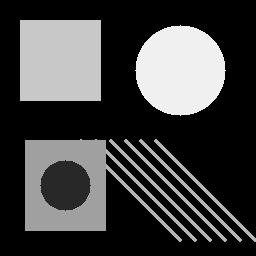
#> input picture data/original/geometric_shapes.png, 256 x 256 px
$ python demo_phase3.py
#> lines starting #> are read from the running program, lines starting #| are printed output that depends on the picture
### src/image_io.py
"""
Image Input/Output and Display Utilities.

Provides reliable loading, saving, and plotting of images across formats (PNG, JPG, BMP, TIFF),
ensuring explicit channel order (RGB vs OpenCV BGR) and strict data type/range control.

OpenCV Usage Policy:
OpenCV is used here strictly for file system I/O (imread, imwrite) and color conversions
(BGR <-> RGB), complying with the academic policy that library functions assist I/O
without replacing custom restoration algorithms.
"""

import os
from pathlib import Path
from typing import List, Optional, Tuple, Union

import cv2
import matplotlib.pyplot as plt
import numpy as np

from src.utils.image_helpers import to_float, to_uint8
from src.utils.validation import validate_image, is_valid_grayscale, is_valid_rgb


def load_image(
    path: Union[str, Path],
    as_gray: bool = False,
    to_normalized_float: bool = False,
) -> np.ndarray:
    """
    Load an image from disk.

    Parameters
    ----------
    path : str or Path
        Path to the target image file.
    as_gray : bool, default=False
        If True, loads image as a 2D grayscale array.
        If False, loads image as an RGB array (H, W, 3).
    to_normalized_float : bool, default=False
        If True, converts pixel values to float64 in range [0.0, 1.0].
        If False, keeps native uint8 representation in range [0, 255].

    Returns
    -------
    np.ndarray
        Loaded image array.

    Raises
    ------
    FileNotFoundError
        If the file does not exist on disk.
    ValueError
        If the file could not be decoded by OpenCV.
    """
#> called with as_gray = True, to_normalized_float = False
    path_obj = Path(path).resolve()
    if not path_obj.exists():
        raise FileNotFoundError(f"Image file not found: {path_obj}")

    # Read using OpenCV
    # Note: cv2.imread loads color images in BGR format
    if as_gray:
        img = cv2.imread(str(path_obj), cv2.IMREAD_GRAYSCALE)
#> img is the input picture: shape (256, 256); min 0, max 240, mean 65.6
    else:
        img = cv2.imread(str(path_obj), cv2.IMREAD_COLOR)

    if img is None:
        raise ValueError(f"Failed to read/decode image: {path_obj}. File may be corrupted or unsupported.")

    # Convert BGR to RGB for 3D color images
    if not as_gray and img.ndim == 3 and img.shape[2] == 3:
        img = cv2.cvtColor(img, cv2.COLOR_BGR2RGB)

    validate_image(img, allow_color=not as_gray, require_2d=as_gray)

    if to_normalized_float:
        img = to_float(img)

    return img


def save_image(
    path: Union[str, Path],
    image: np.ndarray,
) -> Path:
    """
    Save an image array to disk.

    Handles floating-point images by safely converting them to uint8 [0, 255]
    and converts RGB back to OpenCV's BGR order before writing.

    Parameters
    ----------
    path : str or Path
        Destination path where image will be saved.
    image : np.ndarray
        Image array to write (uint8 or normalized float, grayscale or RGB).

    Returns
    -------
    Path
        Resolved path of the saved file.

    Raises
    ------
    ValueError
        If image array is invalid or write operation fails.
    """
    validate_image(image)

    path_obj = Path(path).resolve()
    path_obj.parent.mkdir(parents=True, exist_ok=True)

    # Ensure image is in uint8 format for standard file storage
    uint8_img = to_uint8(image, clip=True)

    # Convert RGB -> BGR for OpenCV imwrite
    if uint8_img.ndim == 3 and uint8_img.shape[2] == 3:
        save_array = cv2.cvtColor(uint8_img, cv2.COLOR_RGB2BGR)
    else:
        save_array = uint8_img

    success = cv2.imwrite(str(path_obj), save_array)
    if not success:
        raise ValueError(f"Failed to write image to {path_obj}")

    return path_obj


# [132 lines left out: functions display_image, display_comparison, not called in this run]

### src/utils/validation.py
"""
Validation utilities for image arrays and processing parameters.

This module provides validation checks to guarantee that image arrays
passed to classical DIP algorithms conform to strict representations:
    1. Grayscale: 2D NumPy array of shape (H, W).
    2. Color (RGB): 3D NumPy array of shape (H, W, 3).
    3. Value Range:
       - uint8: integers in [0, 255]
       - float: floating-point values normalized to [0.0, 1.0]

Academic Principle:
Silently mixing floating-point normalized representations with integer [0, 255]
ranges causes severe numerical errors (e.g. integer overflow, black outputs).
Explicit validation prevents these defects early.
"""

from typing import Dict, Any, Tuple
import numpy as np


def validate_image(
    image: np.ndarray,
    allow_color: bool = True,
    require_2d: bool = False,
    require_float: bool = False,
    require_uint8: bool = False,
) -> None:
    """
    Validate that an input object is a well-formed NumPy image array.

    Parameters
    ----------
    image : np.ndarray
        Image array to validate.
    allow_color : bool, default=True
        Whether 3D 3-channel RGB images are accepted.
    require_2d : bool, default=False
        If True, only 2D grayscale images are accepted.
    require_float : bool, default=False
        If True, requires floating-point dtype in range [0.0, 1.0].
    require_uint8 : bool, default=False
        If True, requires np.uint8 dtype in range [0, 255].

    Raises
    ------
    TypeError
        If image is not a numpy ndarray.
    ValueError
        If dimensions, shapes, or value ranges are invalid.
    """
#> called with allow_color = False, require_2d = True, require_float = False, require_uint8 = False
    if not isinstance(image, np.ndarray):
        raise TypeError(f"Expected image to be np.ndarray, got {type(image).__name__}")

    if image.size == 0:
        raise ValueError("Image array is empty (size is 0).")

    if not np.all(np.isfinite(image)):
        raise ValueError("Image contains non-finite values (NaN or Inf).")

    # Shape validation
    ndim = image.ndim
    if require_2d:
        if ndim != 2:
            raise ValueError(f"Algorithm requires a 2D grayscale image (H, W), but received {ndim}D array with shape {image.shape}.")
    else:
        if ndim == 2:
            pass  # Valid 2D grayscale
        elif ndim == 3:
            if not allow_color:
                raise ValueError(f"Color images are not allowed here; expected 2D grayscale, got shape {image.shape}.")
            if image.shape[2] != 3:
                raise ValueError(f"Color images must have 3 channels (RGB); got shape {image.shape}.")
        else:
            raise ValueError(f"Expected 2D (grayscale) or 3D (RGB) image, got {ndim}D array with shape {image.shape}.")

    # Type & Range validation
    is_float_type = np.issubdtype(image.dtype, np.floating)
    is_uint8_type = image.dtype == np.uint8

    if require_float:
        if not is_float_type:
            raise ValueError(f"Algorithm requires floating-point image in [0.0, 1.0], but got dtype {image.dtype}.")
        min_val, max_val = float(np.min(image)), float(np.max(image))
        if min_val < -1e-6 or max_val > 1.0 + 1e-6:
            raise ValueError(f"Floating-point image must be in range [0.0, 1.0], but min={min_val:.4f}, max={max_val:.4f}.")

    if require_uint8:
        if not is_uint8_type:
            raise ValueError(f"Algorithm requires uint8 image in [0, 255], but got dtype {image.dtype}.")


def is_valid_grayscale(image: np.ndarray) -> bool:
    """Return True if image is a valid 2D array."""
    return isinstance(image, np.ndarray) and image.ndim == 2 and image.size > 0


def is_valid_rgb(image: np.ndarray) -> bool:
    """Return True if image is a valid 3D array with 3 color channels."""
    return isinstance(image, np.ndarray) and image.ndim == 3 and image.shape[2] == 3 and image.size > 0


# [27 lines left out: function get_image_info, not called in this run]

### src/degradation/gaussian_noise.py
"""
Gaussian Noise Degradation Model.

Academic Background:
Gaussian noise is an additive noise model that arises in digital images due to
thermal motion of electrons in camera sensors, amplifier noise, and poor illumination.
The degraded image g(x, y) is modeled as:
    g(x, y) = f(x, y) + eta(x, y)
where eta(x, y) is a zero-mean normally distributed random variable:
    p(eta) = (1 / (sqrt(2 * pi) * sigma)) * exp(- (eta - mu)^2 / (2 * sigma^2))

Key Properties:
1. Additive: Noise is added independently to each pixel value.
2. Spatial Independence: Noise values at different spatial coordinates are statistically independent.
3. Clipped Boundary: Real sensor outputs are bounded; values below 0 or above 1 are clipped.
"""

from typing import Optional, Union
import numpy as np
from src.utils.validation import validate_image
from src.utils.image_helpers import to_float, to_uint8


def add_gaussian_noise(
    image: np.ndarray,
    sigma: float = 0.05,
    mean: float = 0.0,
    seed: Optional[int] = None,
) -> np.ndarray:
    """
    Add additive Gaussian white noise to an image.

    Parameters
    ----------
    image : np.ndarray
        Input image (uint8 or float64, grayscale or RGB).
    sigma : float, default=0.05
        Standard deviation of the Gaussian distribution (relative to [0.0, 1.0] scale).
        Typical levels:
        - Low: sigma = 0.02
        - Medium: sigma = 0.05
        - High: sigma = 0.15
    mean : float, default=0.0
        Mean of the Gaussian noise.
    seed : int, optional
        Random seed for exact reproducibility.

    Returns
    -------
    np.ndarray
        Degraded noisy image matching input dtype and range.
    """
#> called with sigma = 0.08, mean = 0, seed = 42
    validate_image(image)

    if sigma < 0.0:
        raise ValueError(f"Noise standard deviation (sigma) must be non-negative; got {sigma}")

    # Determine input type to preserve exact format upon return
    was_uint8 = (image.dtype == np.uint8)

    # Work in normalized [0.0, 1.0] float representation
    img_float = to_float(image)

    # Initialize random number generator
    rng = np.random.default_rng(seed)

    # Generate Gaussian distributed noise array
    noise = rng.normal(loc=mean, scale=sigma, size=img_float.shape)

    # Additive noise model: g = f + eta
    noisy_float = img_float + noise
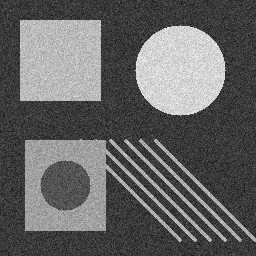
#> noisy_float: shape (256, 256) float64; min -0.351, max 1.2, mean 0.257; drawn with min black and max white

    # Clip to valid dynamic range [0.0, 1.0]
    noisy_float = np.clip(noisy_float, 0.0, 1.0)
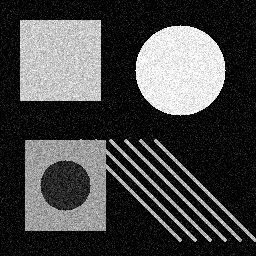
#> noisy_float: shape (256, 256) float64; min 0, max 1, mean 0.277

    if was_uint8:
        return to_uint8(noisy_float)
    return noisy_float

### src/utils/image_helpers.py
"""
Image conversion and transformation helpers.

Provides explicit, safe conversions between:
- uint8 [0, 255] and float64 [0.0, 1.0]
- RGB (H, W, 3) and Grayscale (H, W)

Academic Note:
Standard Luminance Weights (ITU-R BT.601-7):
    Y = 0.2989 * R + 0.5870 * G + 0.1140 * B
This models the human visual system's varying sensitivity to red, green, and blue light.
"""

from typing import Optional
import numpy as np
from src.utils.validation import validate_image, is_valid_grayscale, is_valid_rgb


def to_float(image: np.ndarray) -> np.ndarray:
    """
    Convert an image array to floating-point representation normalized to [0.0, 1.0].

    If already a floating-point array:
        - If values appear to be in [0.0, 255.0] (max > 2.0), normalizes by 255.0.
        - Otherwise returns float64 clipped to [0.0, 1.0].
    If uint8:
        - Divides by 255.0.

    Parameters
    ----------
    image : np.ndarray
        Input image.

    Returns
    -------
    np.ndarray
        float64 image in range [0.0, 1.0].
    """
    validate_image(image)

    if np.issubdtype(image.dtype, np.floating):
        img_float = image.astype(np.float64)
        max_val = np.max(img_float) if img_float.size > 0 else 0.0
        if max_val > 2.0:
            # Unnormalized float in [0, 255]
            return np.clip(img_float / 255.0, 0.0, 1.0)
        else:
            # Normalized float with potential minor overshoot
            return np.clip(img_float, 0.0, 1.0)

    if image.dtype == np.uint8:
        return (image.astype(np.float64)) / 255.0

    # For other integer types (e.g. uint16, int32)
    img_float = image.astype(np.float64)
    min_val, max_val = np.min(img_float), np.max(img_float)
    if max_val > min_val:
        return (img_float - min_val) / (max_val - min_val)
    return np.zeros_like(img_float, dtype=np.float64)


def to_uint8(
    image: np.ndarray,
    from_normalized: Optional[bool] = True,
    clip: bool = True,
) -> np.ndarray:
    """
    Convert an image array to uint8 representation in range [0, 255].

    Parameters
    ----------
    image : np.ndarray
        Input image.
    from_normalized : bool or None, default=True
        Whether the input float image is normalized to [0.0, 1.0].
        If None, automatically inferred based on maximum pixel value.
    clip : bool, default=True
        Whether to clamp values to prevent underflow/overflow before conversion.

    Returns
    -------
    np.ndarray
        uint8 array with values in [0, 255].
    """
    validate_image(image)
#> (the rest of the program and of its run is left out)
